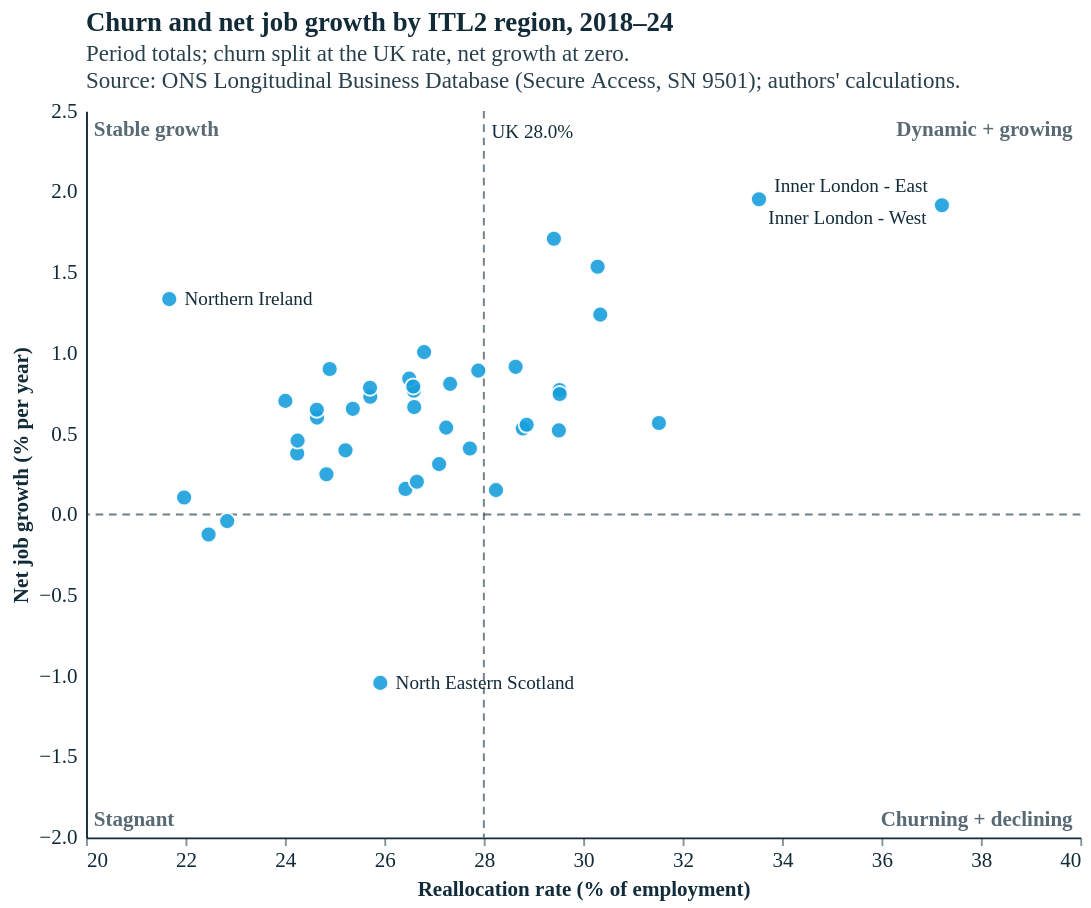

Express this chart as Vega-Lite.
### Vega-Lite specification from a JSON file in a GitHub repository (floating-point values rounded to 4 significant figures)
{"config": {"background": "#fff", "font": "Circular Std", "text": {"color": "#122b39", "font": "Circular Std", "align": "left", "dx": 7, "dy": 0, "fontSize": 11}, "view": {"stroke": null, "continuousWidth": 350, "continuousHeight": 280, "discreteWidth": 400, "discreteHeight": 300}, "bar": {"color": "#179fdb"}, "line": {"color": "#e6224b"}, "rule": {"color": "#122b39"}, "point": {"filled": true, "size": 80, "color": "#e6224b", "opacity": 0.95}, "geoshape": {"stroke": "white", "strokeWidth": 0.3}, "axis": {"labelColor": "#122b39", "labelFontSize": 11, "labelFont": "Circular Std", "tickColor": "#122b39", "tickOpacity": 0.5, "domainColor": "#122b39", "domainOpacity": 1, "gridColor": "#122b39", "gridDash": [2, 2], "gridOpacity": 0.5, "title": null, "titleColor": "#122b39", "tickSize": 4, "grid": false, "domain": true}, "axisXDiscrete": {"grid": false, "labelAngle": 0, "tickCount": 10, "tickOpacity": 0.5, "title": null}, "axisYDiscrete": {"ticks": false, "labelPadding": 5, "grid": false}, "axisXTemporal": {"grid": false, "ticks": true}, "axisXQuantitative": {"grid": false}, "axisYQuantitative": {"gridColor": "#122b39", "gridDash": [1, 5], "gridOpacity": 0.5, "ticks": false, "labelPadding": 5, "tickCount": 8, "grid": false}, "title": {"color": "#122b39", "subtitleColor": "#122b39E6", "font": "Circular Std", "subtitleFont": "Circular Std", "anchor": "start", "frame": "group", "fontSize": 14, "subtitleFontSize": 12, "subtitlePadding": 4, "offset": 0}, "legend": {"titleColor": "#122b39", "labelColor": "#122b39"}}, "layer": [{"data": {"name": "data-96a645b64350f0137c1e338abb87db43"}, "mark": {"type": "rule", "color": "#122b39", "opacity": 0.6, "strokeDash": [4, 3]}, "encoding": {"x": {"field": "v", "scale": {"domain": [20.0, 40.0], "nice": false, "zero": false}, "type": "quantitative"}}}, {"data": {"name": "data-23d1de8f6fdef12c9f9bd74afd652fbe"}, "mark": {"type": "rule", "color": "#122b39", "opacity": 0.6, "strokeDash": [4, 3]}, "encoding": {"y": {"field": "v", "scale": {"domain": [-2.0, 2.5], "nice": false, "zero": false}, "type": "quantitative"}}}, {"data": {"name": "data-c6cc32f1952a514f3a16fa0916d710d7"}, "mark": {"type": "text", "align": "right", "baseline": "top", "color": "#122b39", "dx": -4, "dy": 4, "fontSize": 11, "fontWeight": "bold", "opacity": 0.7}, "encoding": {"text": {"field": "text", "type": "nominal"}, "x": {"field": "x", "scale": {"domain": [20.0, 40.0], "nice": false, "zero": false}, "type": "quantitative"}, "y": {"field": "y", "scale": {"domain": [-2.0, 2.5], "nice": false, "zero": false}, "type": "quantitative"}}}, {"data": {"name": "data-c48fe7e1dea1213eea5b1762eda1363e"}, "mark": {"type": "text", "align": "right", "baseline": "bottom", "color": "#122b39", "dx": -4, "dy": -4, "fontSize": 11, "fontWeight": "bold", "opacity": 0.7}, "encoding": {"text": {"field": "text", "type": "nominal"}, "x": {"field": "x", "scale": {"domain": [20.0, 40.0], "nice": false, "zero": false}, "type": "quantitative"}, "y": {"field": "y", "scale": {"domain": [-2.0, 2.5], "nice": false, "zero": false}, "type": "quantitative"}}}, {"data": {"name": "data-8273eaac7c30ee8ee21a135ec06e7d8e"}, "mark": {"type": "text", "align": "left", "baseline": "top", "color": "#122b39", "dx": 4, "dy": 4, "fontSize": 11, "fontWeight": "bold", "opacity": 0.7}, "encoding": {"text": {"field": "text", "type": "nominal"}, "x": {"field": "x", "scale": {"domain": [20.0, 40.0], "nice": false, "zero": false}, "type": "quantitative"}, "y": {"field": "y", "scale": {"domain": [-2.0, 2.5], "nice": false, "zero": false}, "type": "quantitative"}}}, {"data": {"name": "data-bd6ddeb0cd1c0eb015f27a8d2ce56dc2"}, "mark": {"type": "text", "align": "left", "baseline": "bottom", "color": "#122b39", "dx": 4, "dy": -4, "fontSize": 11, "fontWeight": "bold", "opacity": 0.7}, "encoding": {"text": {"field": "text", "type": "nominal"}, "x": {"field": "x", "scale": {"domain": [20.0, 40.0], "nice": false, "zero": false}, "type": "quantitative"}, "y": {"field": "y", "scale": {"domain": [-2.0, 2.5], "nice": false, "zero": false}, "type": "quantitative"}}}, {"data": {"name": "data-b805a0f7bac8d370669c23ae174bcc8e"}, "mark": {"type": "circle", "color": "#179fdb", "opacity": 0.9, "size": 70, "stroke": "white", "strokeWidth": 1}, "encoding": {"tooltip": [{"field": "itl2_name", "title": "Region", "type": "nominal"}, {"field": "realloc", "format": ".1f", "title": "Reallocation (%)", "type": "quantitative"}, {"field": "net", "format": ".2f", "title": "Net growth (%/yr)", "type": "quantitative"}, {"field": "quadrant", "type": "nominal"}], "x": {"field": "realloc", "scale": {"domain": [20.0, 40.0], "nice": false, "zero": false}, "title": "Reallocation rate (% of employment)", "type": "quantitative"}, "y": {"field": "net", "scale": {"domain": [-2.0, 2.5], "nice": false, "zero": false}, "title": "Net job growth (% per year)", "type": "quantitative"}}}, {"data": {"name": "data-d9d6b3a7f8eb928fe3d421e0a63c93ce"}, "mark": {"type": "text", "align": "left", "color": "#122b39", "dx": 8, "dy": -7.0, "fontSize": 10}, "encoding": {"text": {"field": "itl2_name", "type": "nominal"}, "x": {"field": "realloc", "scale": {"domain": [20.0, 40.0], "nice": false, "zero": false}, "type": "quantitative"}, "y": {"field": "net", "scale": {"domain": [-2.0, 2.5], "nice": false, "zero": false}, "type": "quantitative"}}}, {"data": {"name": "data-66d49306bf028686c849b0ad7d88e418"}, "mark": {"type": "text", "align": "right", "color": "#122b39", "dx": -8, "dy": 7.0, "fontSize": 10}, "encoding": {"text": {"field": "itl2_name", "type": "nominal"}, "x": {"field": "realloc", "scale": {"domain": [20.0, 40.0], "nice": false, "zero": false}, "type": "quantitative"}, "y": {"field": "net", "scale": {"domain": [-2.0, 2.5], "nice": false, "zero": false}, "type": "quantitative"}}}, {"data": {"name": "data-17b49ae828a3d7871f1994c64f3971bc"}, "mark": {"type": "text", "align": "left", "color": "#122b39", "dx": 8, "dy": 0.0, "fontSize": 10}, "encoding": {"text": {"field": "itl2_name", "type": "nominal"}, "x": {"field": "realloc", "scale": {"domain": [20.0, 40.0], "nice": false, "zero": false}, "type": "quantitative"}, "y": {"field": "net", "scale": {"domain": [-2.0, 2.5], "nice": false, "zero": false}, "type": "quantitative"}}}, {"data": {"name": "data-5ebc41da40e23a13741a4e2682dc4cf3"}, "mark": {"type": "text", "align": "left", "color": "#122b39", "dx": 8, "dy": 0.0, "fontSize": 10}, "encoding": {"text": {"field": "itl2_name", "type": "nominal"}, "x": {"field": "realloc", "scale": {"domain": [20.0, 40.0], "nice": false, "zero": false}, "type": "quantitative"}, "y": {"field": "net", "scale": {"domain": [-2.0, 2.5], "nice": false, "zero": false}, "type": "quantitative"}}}, {"data": {"name": "data-d5eaeea1b3cba9eaec909f1d0f0a17b3"}, "mark": {"type": "text", "align": "left", "baseline": "top", "color": "#122b39", "dx": 4, "dy": 6, "fontSize": 10}, "encoding": {"text": {"value": "UK 28.0%"}, "x": {"field": "v", "scale": {"domain": [20.0, 40.0], "nice": false, "zero": false}, "type": "quantitative"}, "y": {"field": "y", "scale": {"domain": [-2.0, 2.5], "nice": false, "zero": false}, "type": "quantitative"}}}], "title": {"text": "Churn and net job growth by ITL2 region, 2018–24", "subtitle": ["Period totals; churn split at the UK rate, net growth at zero. ", "Source: ONS Longitudinal Business Database (Secure Access, SN 9501); authors' calculations."]}, "$schema": "https://vega.github.io/schema/vega-lite/v5.20.1.json", "datasets": {"data-96a645b64350f0137c1e338abb87db43": [{"v": 28.0}], "data-23d1de8f6fdef12c9f9bd74afd652fbe": [{"v": 0.0}], "data-c6cc32f1952a514f3a16fa0916d710d7": [{"x": 40.0, "y": 2.5, "text": "Dynamic + growing", "align": "right", "baseline": "top"}], "data-c48fe7e1dea1213eea5b1762eda1363e": [{"x": 40.0, "y": -2.0, "text": "Churning + declining", "align": "right", "baseline": "bottom"}], "data-8273eaac7c30ee8ee21a135ec06e7d8e": [{"x": 20.0, "y": 2.5, "text": "Stable growth", "align": "left", "baseline": "top"}], "data-bd6ddeb0cd1c0eb015f27a8d2ce56dc2": [{"x": 20.0, "y": -2.0, "text": "Stagnant", "align": "left", "baseline": "bottom"}], "data-b805a0f7bac8d370669c23ae174bcc8e": [{"itl2_code": "TLC1", "itl2_name": "Tees Valley and Durham", "realloc": 27.89, "net": 0.8914, "period": "2018–24", "uk_realloc": 28.0, "uk_net": 0.8266, "quadrant": "Stable growth", "realloc_rel": -0.1127, "net_rel": 0.06473, "quadrant_rel": "Stable growth"}, {"itl2_code": "TLC2", "itl2_name": "Northumberland, and Tyne and Wear", "realloc": 24.65, "net": 0.6003, "period": "2018–24", "uk_realloc": 28.0, "uk_net": 0.8266, "quadrant": "Stable growth", "realloc_rel": -3.356, "net_rel": -0.2263, "quadrant_rel": "Stagnant"}, {"itl2_code": "TLD1", "itl2_name": "Cumbria", "realloc": 21.97, "net": 0.106, "period": "2018–24", "uk_realloc": 28.0, "uk_net": 0.8266, "quadrant": "Stable growth", "realloc_rel": -6.029, "net_rel": -0.7207, "quadrant_rel": "Stagnant"}, {"itl2_code": "TLD3", "itl2_name": "Greater Manchester", "realloc": 29.41, "net": 1.708, "period": "2018–24", "uk_realloc": 28.0, "uk_net": 0.8266, "quadrant": "Dynamic + growing", "realloc_rel": 1.409, "net_rel": 0.8816, "quadrant_rel": "Dynamic + growing"}, {"itl2_code": "TLD4", "itl2_name": "Lancashire", "realloc": 25.37, "net": 0.6547, "period": "2018–24", "uk_realloc": 28.0, "uk_net": 0.8266, "quadrant": "Stable growth", "realloc_rel": -2.636, "net_rel": -0.172, "quadrant_rel": "Stagnant"}, {"itl2_code": "TLD6", "itl2_name": "Cheshire", "realloc": 28.25, "net": 0.1513, "period": "2018–24", "uk_realloc": 28.0, "uk_net": 0.8266, "quadrant": "Dynamic + growing", "realloc_rel": 0.2442, "net_rel": -0.6753, "quadrant_rel": "Churning + declining"}, {"itl2_code": "TLD7", "itl2_name": "Merseyside", "realloc": 28.64, "net": 0.9148, "period": "2018–24", "uk_realloc": 28.0, "uk_net": 0.8266, "quadrant": "Dynamic + growing", "realloc_rel": 0.6393, "net_rel": 0.08815, "quadrant_rel": "Dynamic + growing"}, {"itl2_code": "TLE1", "itl2_name": "East Yorkshire and Northern Lincolnshire", "realloc": 25.22, "net": 0.3976, "period": "2018–24", "uk_realloc": 28.0, "uk_net": 0.8266, "quadrant": "Stable growth", "realloc_rel": -2.783, "net_rel": -0.429, "quadrant_rel": "Stagnant"}, {"itl2_code": "TLE2", "itl2_name": "North Yorkshire", "realloc": 27.32, "net": 0.8094, "period": "2018–24", "uk_realloc": 28.0, "uk_net": 0.8266, "quadrant": "Stable growth", "realloc_rel": -0.6786, "net_rel": -0.01723, "quadrant_rel": "Stagnant"}, {"itl2_code": "TLE3", "itl2_name": "South Yorkshire", "realloc": 27.72, "net": 0.4095, "period": "2018–24", "uk_realloc": 28.0, "uk_net": 0.8266, "quadrant": "Stable growth", "realloc_rel": -0.2809, "net_rel": -0.4171, "quadrant_rel": "Stagnant"}, {"itl2_code": "TLE4", "itl2_name": "West Yorkshire", "realloc": 26.59, "net": 0.7669, "period": "2018–24", "uk_realloc": 28.0, "uk_net": 0.8266, "quadrant": "Stable growth", "realloc_rel": -1.41, "net_rel": -0.05971, "quadrant_rel": "Stagnant"}, {"itl2_code": "TLF1", "itl2_name": "Derbyshire and Nottinghamshire", "realloc": 27.1, "net": 0.3124, "period": "2018–24", "uk_realloc": 28.0, "uk_net": 0.8266, "quadrant": "Stable growth", "realloc_rel": -0.9003, "net_rel": -0.5143, "quadrant_rel": "Stagnant"}, {"itl2_code": "TLF2", "itl2_name": "Leicestershire, Rutland and Northamptonshire", "realloc": 29.52, "net": 0.7714, "period": "2018–24", "uk_realloc": 28.0, "uk_net": 0.8266, "quadrant": "Dynamic + growing", "realloc_rel": 1.522, "net_rel": -0.05527, "quadrant_rel": "Churning + declining"}, {"itl2_code": "TLF3", "itl2_name": "Lincolnshire", "realloc": 24.25, "net": 0.3781, "period": "2018–24", "uk_realloc": 28.0, "uk_net": 0.8266, "quadrant": "Stable growth", "realloc_rel": -3.755, "net_rel": -0.4486, "quadrant_rel": "Stagnant"}, {"itl2_code": "TLG1", "itl2_name": "Herefordshire, Worcestershire and Warwickshire", "realloc": 28.79, "net": 0.5334, "period": "2018–24", "uk_realloc": 28.0, "uk_net": 0.8266, "quadrant": "Dynamic + growing", "realloc_rel": 0.7839, "net_rel": -0.2932, "quadrant_rel": "Churning + declining"}, {"itl2_code": "TLG2", "itl2_name": "Shropshire and Staffordshire", "realloc": 25.72, "net": 0.7298, "period": "2018–24", "uk_realloc": 28.0, "uk_net": 0.8266, "quadrant": "Stable growth", "realloc_rel": -2.285, "net_rel": -0.09679, "quadrant_rel": "Stagnant"}, {"itl2_code": "TLG3", "itl2_name": "West Midlands", "realloc": 30.34, "net": 1.238, "period": "2018–24", "uk_realloc": 28.0, "uk_net": 0.8266, "quadrant": "Dynamic + growing", "realloc_rel": 2.341, "net_rel": 0.4114, "quadrant_rel": "Dynamic + growing"}, {"itl2_code": "TLH1", "itl2_name": "East Anglia", "realloc": 24.9, "net": 0.9019, "period": "2018–24", "uk_realloc": 28.0, "uk_net": 0.8266, "quadrant": "Stable growth", "realloc_rel": -3.101, "net_rel": 0.07529, "quadrant_rel": "Stable growth"}, {"itl2_code": "TLH2", "itl2_name": "Bedfordshire and Hertfordshire", "realloc": 29.51, "net": 0.5211, "period": "2018–24", "uk_realloc": 28.0, "uk_net": 0.8266, "quadrant": "Dynamic + growing", "realloc_rel": 1.509, "net_rel": -0.3055, "quadrant_rel": "Churning + declining"}, {"itl2_code": "TLH3", "itl2_name": "Essex", "realloc": 27.24, "net": 0.5383, "period": "2018–24", "uk_realloc": 28.0, "uk_net": 0.8266, "quadrant": "Stable growth", "realloc_rel": -0.7581, "net_rel": -0.2883, "quadrant_rel": "Stagnant"}, {"itl2_code": "TLI3", "itl2_name": "Inner London - West", "realloc": 37.22, "net": 1.916, "period": "2018–24", "uk_realloc": 28.0, "uk_net": 0.8266, "quadrant": "Dynamic + growing", "realloc_rel": 9.214, "net_rel": 1.089, "quadrant_rel": "Dynamic + growing"}, {"itl2_code": "TLI4", "itl2_name": "Inner London - East", "realloc": 33.54, "net": 1.953, "period": "2018–24", "uk_realloc": 28.0, "uk_net": 0.8266, "quadrant": "Dynamic + growing", "realloc_rel": 5.535, "net_rel": 1.126, "quadrant_rel": "Dynamic + growing"}, {"itl2_code": "TLI5", "itl2_name": "Outer London - East and North East", "realloc": 30.29, "net": 1.535, "period": "2018–24", "uk_realloc": 28.0, "uk_net": 0.8266, "quadrant": "Dynamic + growing", "realloc_rel": 2.289, "net_rel": 0.7085, "quadrant_rel": "Dynamic + growing"}, {"itl2_code": "TLI6", "itl2_name": "Outer London - South", "realloc": 29.53, "net": 0.7462, "period": "2018–24", "uk_realloc": 28.0, "uk_net": 0.8266, "quadrant": "Dynamic + growing", "realloc_rel": 1.526, "net_rel": -0.08041, "quadrant_rel": "Churning + declining"}, {"itl2_code": "TLI7", "itl2_name": "Outer London - West and North West", "realloc": 31.52, "net": 0.5673, "period": "2018–24", "uk_realloc": 28.0, "uk_net": 0.8266, "quadrant": "Dynamic + growing", "realloc_rel": 3.522, "net_rel": -0.2593, "quadrant_rel": "Churning + declining"}, {"itl2_code": "TLJ1", "itl2_name": "Berkshire, Buckinghamshire and Oxfordshire", "realloc": 28.86, "net": 0.5556, "period": "2018–24", "uk_realloc": 28.0, "uk_net": 0.8266, "quadrant": "Dynamic + growing", "realloc_rel": 0.861, "net_rel": -0.271, "quadrant_rel": "Churning + declining"}, {"itl2_code": "TLJ2", "itl2_name": "Surrey, East and West Sussex", "realloc": 26.43, "net": 0.1588, "period": "2018–24", "uk_realloc": 28.0, "uk_net": 0.8266, "quadrant": "Stable growth", "realloc_rel": -1.577, "net_rel": -0.6678, "quadrant_rel": "Stagnant"}, {"itl2_code": "TLJ3", "itl2_name": "Hampshire and Isle of Wight", "realloc": 26.66, "net": 0.2029, "period": "2018–24", "uk_realloc": 28.0, "uk_net": 0.8266, "quadrant": "Stable growth", "realloc_rel": -1.347, "net_rel": -0.6237, "quadrant_rel": "Stagnant"}, {"itl2_code": "TLJ4", "itl2_name": "Kent", "realloc": 26.5, "net": 0.8416, "period": "2018–24", "uk_realloc": 28.0, "uk_net": 0.8266, "quadrant": "Stable growth", "realloc_rel": -1.502, "net_rel": 0.01497, "quadrant_rel": "Stable growth"}, {"itl2_code": "TLK1", "itl2_name": "Gloucestershire, Wiltshire and Bath/Bristol area", "realloc": 26.58, "net": 0.7933, "period": "2018–24", "uk_realloc": 28.0, "uk_net": 0.8266, "quadrant": "Stable growth", "realloc_rel": -1.419, "net_rel": -0.03329, "quadrant_rel": "Stagnant"}, {"itl2_code": "TLK2", "itl2_name": "Dorset and Somerset", "realloc": 24.84, "net": 0.2497, "period": "2018–24", "uk_realloc": 28.0, "uk_net": 0.8266, "quadrant": "Stable growth", "realloc_rel": -3.167, "net_rel": -0.577, "quadrant_rel": "Stagnant"}, {"itl2_code": "TLK3", "itl2_name": "Cornwall and Isles of Scilly", "realloc": 26.8, "net": 1.006, "period": "2018–24", "uk_realloc": 28.0, "uk_net": 0.8266, "quadrant": "Stable growth", "realloc_rel": -1.202, "net_rel": 0.1794, "quadrant_rel": "Stable growth"}, {"itl2_code": "TLK4", "itl2_name": "Devon", "realloc": 24.01, "net": 0.7039, "period": "2018–24", "uk_realloc": 28.0, "uk_net": 0.8266, "quadrant": "Stable growth", "realloc_rel": -3.993, "net_rel": -0.1227, "quadrant_rel": "Stagnant"}, {"itl2_code": "TLL1", "itl2_name": "West Wales and The Valleys", "realloc": 24.26, "net": 0.4577, "period": "2018–24", "uk_realloc": 28.0, "uk_net": 0.8266, "quadrant": "Stable growth", "realloc_rel": -3.747, "net_rel": -0.3689, "quadrant_rel": "Stagnant"}, {"itl2_code": "TLL2", "itl2_name": "East Wales", "realloc": 25.71, "net": 0.7857, "period": "2018–24", "uk_realloc": 28.0, "uk_net": 0.8266, "quadrant": "Stable growth", "realloc_rel": -2.29, "net_rel": -0.04092, "quadrant_rel": "Stagnant"}, {"itl2_code": "TLM5", "itl2_name": "North Eastern Scotland", "realloc": 25.92, "net": -1.043, "period": "2018–24", "uk_realloc": 28.0, "uk_net": 0.8266, "quadrant": "Stagnant", "realloc_rel": -2.083, "net_rel": -1.869, "quadrant_rel": "Stagnant"}, {"itl2_code": "TLM6", "itl2_name": "Highlands and Islands", "realloc": 22.47, "net": -0.1238, "period": "2018–24", "uk_realloc": 28.0, "uk_net": 0.8266, "quadrant": "Stagnant", "realloc_rel": -5.537, "net_rel": -0.9504, "quadrant_rel": "Stagnant"}, {"itl2_code": "TLM7", "itl2_name": "Eastern Scotland", "realloc": 24.64, "net": 0.6494, "period": "2018–24", "uk_realloc": 28.0, "uk_net": 0.8266, "quadrant": "Stable growth", "realloc_rel": -3.361, "net_rel": -0.1772, "quadrant_rel": "Stagnant"}, {"itl2_code": "TLM8", "itl2_name": "West Central Scotland", "realloc": 26.6, "net": 0.6655, "period": "2018–24", "uk_realloc": 28.0, "uk_net": 0.8266, "quadrant": "Stable growth", "realloc_rel": -1.402, "net_rel": -0.1611, "quadrant_rel": "Stagnant"}, {"itl2_code": "TLM9", "itl2_name": "Southern Scotland", "realloc": 22.84, "net": -0.04077, "period": "2018–24", "uk_realloc": 28.0, "uk_net": 0.8266, "quadrant": "Stagnant", "realloc_rel": -5.163, "net_rel": -0.8674, "quadrant_rel": "Stagnant"}, {"itl2_code": "TLN0", "itl2_name": "Northern Ireland", "realloc": 21.67, "net": 1.334, "period": "2018–24", "uk_realloc": 28.0, "uk_net": 0.8266, "quadrant": "Stable growth", "realloc_rel": -6.329, "net_rel": 0.5077, "quadrant_rel": "Stable growth"}], "data-d9d6b3a7f8eb928fe3d421e0a63c93ce": [{"itl2_code": "TLI4", "itl2_name": "Inner London - East", "realloc": 33.54, "net": 1.953, "period": "2018–24", "uk_realloc": 28.0, "uk_net": 0.8266, "quadrant": "Dynamic + growing", "realloc_rel": 5.535, "net_rel": 1.126, "quadrant_rel": "Dynamic + growing", "px": 352.0, "py": 46.22, "right": false, "dy": -7}], "data-66d49306bf028686c849b0ad7d88e418": [{"itl2_code": "TLI3", "itl2_name": "Inner London - West", "realloc": 37.22, "net": 1.916, "period": "2018–24", "uk_realloc": 28.0, "uk_net": 0.8266, "quadrant": "Dynamic + growing", "realloc_rel": 9.214, "net_rel": 1.089, "quadrant_rel": "Dynamic + growing", "px": 447.6, "py": 49.33, "right": true, "dy": 7}], "data-17b49ae828a3d7871f1994c64f3971bc": [{"itl2_code": "TLN0", "itl2_name": "Northern Ireland", "realloc": 21.67, "net": 1.334, "period": "2018–24", "uk_realloc": 28.0, "uk_net": 0.8266, "quadrant": "Stable growth", "realloc_rel": -6.329, "net_rel": 0.5077, "quadrant_rel": "Stable growth", "px": 43.51, "py": 98.44, "right": false, "dy": 0}], "data-5ebc41da40e23a13741a4e2682dc4cf3": [{"itl2_code": "TLM5", "itl2_name": "North Eastern Scotland", "realloc": 25.92, "net": -1.043, "period": "2018–24", "uk_realloc": 28.0, "uk_net": 0.8266, "quadrant": "Stagnant", "realloc_rel": -2.083, "net_rel": -1.869, "quadrant_rel": "Stagnant", "px": 153.9, "py": 299.2, "right": false, "dy": 0}], "data-d5eaeea1b3cba9eaec909f1d0f0a17b3": [{"v": 28.0, "y": 2.5}]}, "width": 520, "height": 380}
